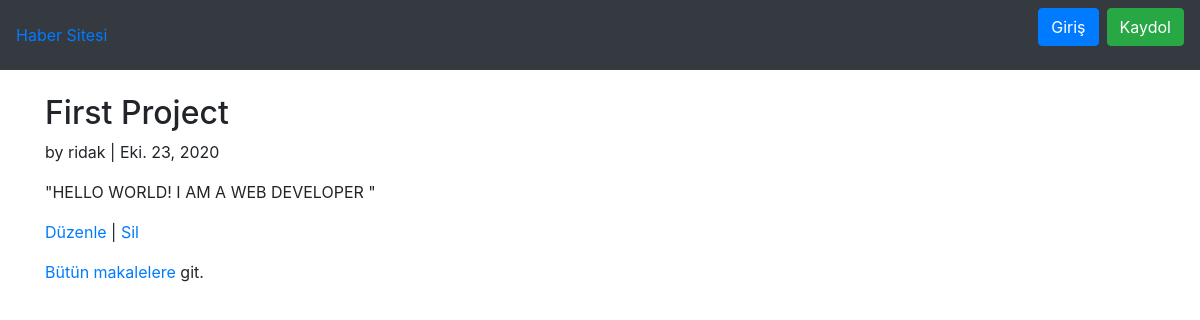
The page /articles/3/ on the database as committed earlier.
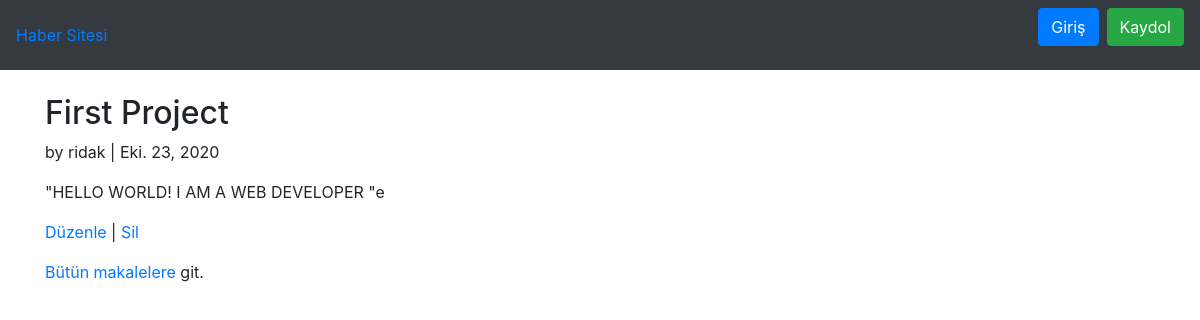
The same page on the database as committed later.
### articles/models.py (models this page shows, shortened)
class Article(models.Model):
    title= models.CharField(max_length=250, verbose_name='Başlık')
    body = models.TextField(verbose_name='Metin')
    date= models.DateField(auto_now_add=True,verbose_name='Tarih')
    author = models.ForeignKey(get_user_model(),on_delete=models.CASCADE,
        verbose_name = 'Yazar')

### users/models.py (models this page shows)
class CustomUser(AbstractUser):
    age=models.PositiveIntegerField(null=True, blank=True)

### articles/views.py (the view)
# urls.py: path('<int:pk>/',ArticleDetailView.as_view(), name='article_detail'),
class ArticleDetailView(DetailView):
    model = Article
    template_name = "article_detail.html"

### users/templates/article_detail.html
{% extends 'base.html' %}
{% block content %}
<div class="article-entry">
	<h2>{{ object.title }}</h2>
	<p>by {{ object.author }} | {{ object.date }}</p>
	<p>{{ object.body }}</p>
	</div>
	<p><a href="{% url 'article_edit' article.pk %}">Düzenle</a> |
		<a href="{% url 'article_delete' article.pk %}">Sil</a></p>
	<p><a href="{% url 'article_list' %}">Bütün makalelere</a> git.</p>
{% endblock content %}

Rows that differ between the two databases and show on the page:
changed Article "First Project": body "\"HELLO WORLD! I AM A WEB DEVELOPER \"" → "\"HELLO WORLD! I AM A WEB DEVELOPER \"e"
